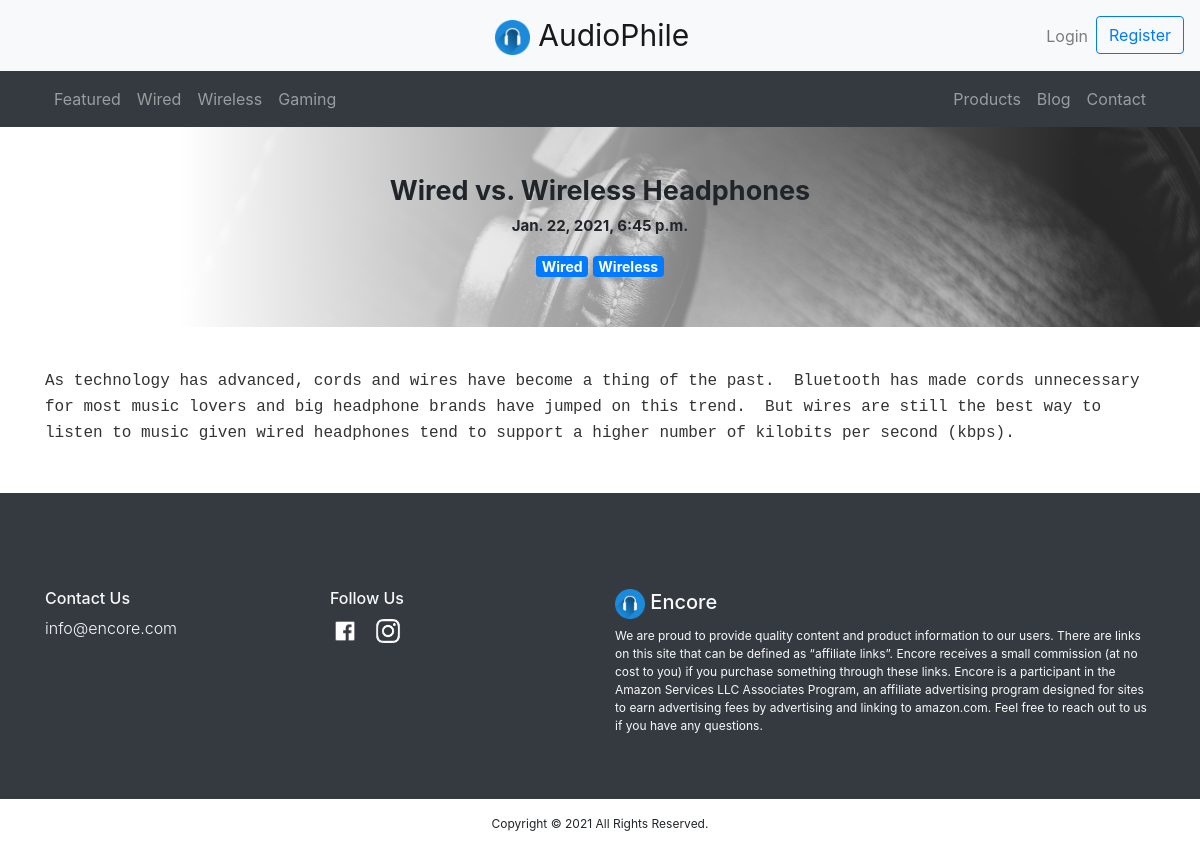
Screenshot of /wired-vs-wireless-headphones with the database file from the repository.
### main/models.py (models this page shows, shortened)
class Tag(models.Model):
	tag_name = models.CharField(max_length=15)
	tag_slug = models.SlugField()
	def __str__(self):
		return self.tag_name

class Article(models.Model):
	article_title = models.CharField (max_length=200)
	article_published = models.DateTimeField('date published')
	article_image = models.ImageField(upload_to='images/')
	article_tags = models.ManyToManyField(Tag)   #add this
	article_content = HTMLField()
	article_slug = models.SlugField()

### main/views.py (the view)
# urls.py: path("<article_page>", views.article, name = "article"),
def article(request, article_page):
    article = Article.objects.get(article_slug=article_page)
    return render(request=request, template_name='main/article.html', context={"article": article})

### main/context_processors.py (called while the page is built)
def menu(request):
    nav_tags = Tag.objects.all()[:4]
    return { 'nav_tags' : nav_tags,
    }

### main/templates/main/article.html (shortened to what this page needs)
{% extends "main/header.html" %}
{% block content %}
<div class="article-banner text-center">
    <br><br>
    <div class="container">
        <h1 class=" article-heading font-weight-bold">{{ article.article_title }}</h1>
        <p class="font-weight-bold" style="font-size:15px">{{ article.article_published }}</p>
        {% for tag in article.article_tags.all %}
        <span class="badge badge-primary" style="font-size:14px; color:white">{{ tag }}</span>
        {% endfor %}
    </div>
</div>
<div class="container">
    <br>
    <p>{{ article.article_content|safe }}</p>
</div>
{% endblock %}

### main/templates/main/includes/navbar.html (shortened to what this page needs)
{% load static %}
  <nav class="navbar navbar-expand-md navbar-light bg-light">
    <div class="mx-auto order-0">
      <a class="navbar-brand" href="/" style="font-size:30px">
        <img src="{% static "img/logo.png" %}" width="35" height="35" alt="logo"> AudioPhile
      </a>
    </div>
    <div class="navbar-collapse collapse w-100 order-3 dual-collapse2">
      <ul class="navbar-nav ml-auto">
        {% if user.is_authenticated %}
          <li class="nav-item">
            <a class="nav-link" href="/logout">Logout</a>
          </li>
          <li class="nav-item">
            <a class="btn btn-outline-primary" href="/user">{{user.username|title}}</a>
          </li>
        {% else %}
          <li class="nav-item">
            <a class="nav-link" href="/login">Login</a>
          </li>
          <li class="nav-item">
             <a class="btn btn-outline-primary" href="/register">Register</a>
          </li>
        {% endif %}
      </ul>
    </div>
  </nav>
  <div class="container-fluid sticky-top bg-dark">
    <nav class="container navbar navbar-expand-md navbar-dark">
      <div class="navbar-collapse collapse w-100 order-1 order-md-0 dual-collapse2">
        <ul class="navbar-nav mr-auto">
          {% for tag in nav_tags %}
            <li class="nav-item">
              <a class="nav-link" href="/blog/{{ tag.tag_slug }}">{{ tag.tag_name}}</a>
            </li>
          {% endfor %}
        </ul>
      </div>
      <div class="navbar-collapse collapse w-100 order-3 dual-collapse2">
        <ul class="navbar-nav ml-auto">
          <li class="nav-item">
            <a class="nav-link" href="/products">Products</a>
          </li>
          <li class="nav-item">
            <a class="nav-link" href="/blog/articles">Blog</a>
          </li>
          <li class="nav-item">
            <a class="nav-link" href="#contact">Contact</a>
          </li>
        </ul>
      </div>
    </nav>
  </div>

### rows the page displays
Tag: tag_name "Featured"
Tag: tag_name "Wired"
Tag: tag_name "Wireless"
Tag: tag_name "Gaming"
Article: article_title "Wired vs. Wireless Headphones", article_published "Jan. 22, 2021, 6:45 p.m.", article_content "As technology has advanced, cords and wires have become a thing of the past. Bluetooth has made cords unnecessary for most music lovers and big headphone brands have jumped on this trend. But wires are still the best way to listen to music given wired headphones tend to support a higher number of kilobits per second (kbps)."
